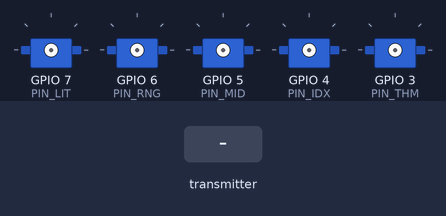
A sketch run on a simulated ESP32-S3. On the bench: 5 × servo. Inputs (shaded band) come from the test bench. Servo pulses on a pin are drawn as a servo (544–2400 µs = 0–180°); what the sketch prints to the serial monitor is not drawn.

Above: at 1.2 s.
1.3 s: the transmitter starts sending fingers.0 = 0
2.8 s: the transmitter starts sending fingers.1 = 1024
At 3.9 s:
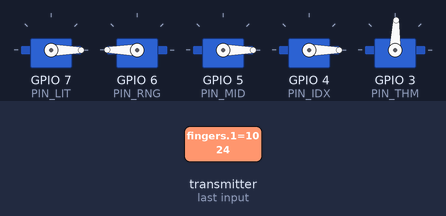
4.3 s: the transmitter starts sending fingers.2 = 1024
At 5.0 s:
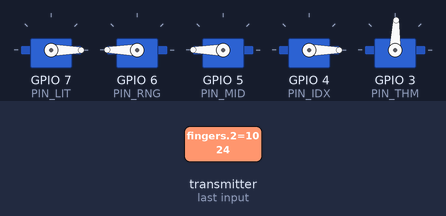
5.8 s: the transmitter starts sending fingers.3 = 1024
At 6.2 s:
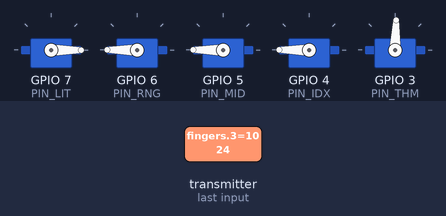
7.3 s: the transmitter starts sending fingers.4 = 1024
At 8.5 s:
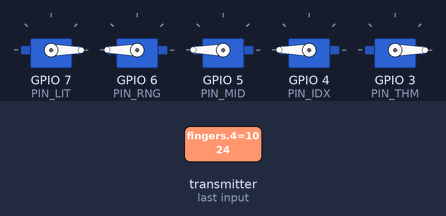
8.8 s: the transmitter starts sending fingers.0 = 1024
At 9.6 s:
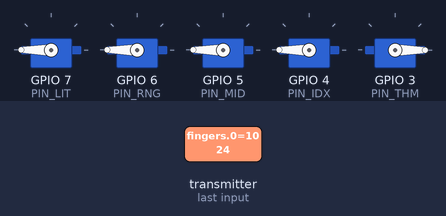
Timing chart, 0 to 11.3 s (numbered marks = the images above; inputs shaded):
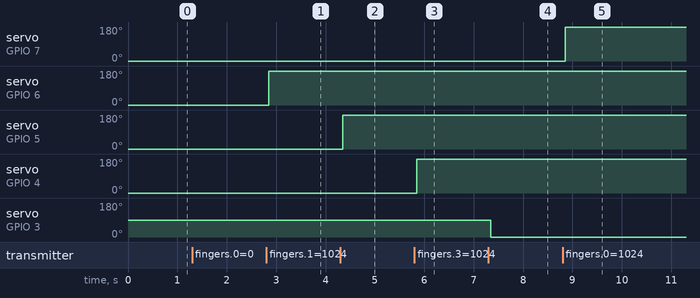

The sketch:

Hand_code_final.ino
```cpp
#include <esp_now.h>
#include "WiFi.h"

#define PIN_LIT 7
#define PIN_RNG 6
#define PIN_MID 5
#define PIN_IDX 4
#define PIN_THM 3

const int servoPins[5] = {PIN_LIT, PIN_RNG, PIN_MID, PIN_IDX, PIN_THM};

// --- PWM CONFIGURATION FOR SERVOS ---
const uint32_t PWM_FREQ = 50;       // 50Hz for our servos
const uint8_t  PWM_RES  = 12;       // 12-bit resolution (0 to 4095 steps)

// 50Hz means a 20,000 microsecond period.
// 500us min pulse / 20,000us * 4096 steps = ~102 (0 Degrees)
// 2400us max pulse / 20,000us * 4096 steps = ~492 (180 Degrees)
#define SERVO_MIN_DUTY 102  // Equal to 500 microseconds (0 Degrees)
#define SERVO_MAX_DUTY 492  // Equal to 2400 microseconds (180 Degrees)

// Pre-calculate the 90-degree duty cycle mark for the thumb halfway point
// Formula: 102 + (90 / 180.0) * (492 - 102) = 102 + 195 = 297
#define SERVO_90_DEG_DUTY 297

typedef struct struct_message {
  int fingers[5]; // [0]=Little, [1]=Ring, [2]=Middle, [3]=Index, [4]=Thumb
} struct_message;

struct_message incomingData;

// ESP-NOW Receive Callback
void OnDataRecv(const esp_now_recv_info_t * recv_info, const uint8_t *incoming, int len) {
  memcpy(&incomingData, incoming, sizeof(incomingData));

  for(int i = 0; i < 5; i++) {
    // 1. Grab the raw incoming 0-1000 value
    int rawValue = incomingData.fingers[i];

    // 2. Constrain it strictly between 200 and 800 to chop off the overshoot
    int constrainedValue = constrain(rawValue, 200, 800);

    int dutyCycle = 0;

    // 3. Apply separate mapping based on whether it is a finger or the thumb
    if (i == 4) {
      // Index 4 is the Thumb (PIN_THM) -> Map INVERTED from 90 to 0 Degrees
      // Glove 200 -> 90 Degrees (SERVO_90_DEG_DUTY)
      // Glove 800 -> 0 Degrees (SERVO_MIN_DUTY)
      dutyCycle = map(constrainedValue, 200, 800, SERVO_90_DEG_DUTY, SERVO_MIN_DUTY);
    } else {
      // Indices 0 to 3 are the Fingers -> Map to 0-180 Degrees
      // Glove 200 -> 0 Degrees (SERVO_MIN_DUTY)
      // Glove 800 -> 180 Degrees (SERVO_MAX_DUTY)
      dutyCycle = map(constrainedValue, 200, 800, SERVO_MIN_DUTY, SERVO_MAX_DUTY);
    }

    // Write directly to the pin
    ledcWrite(servoPins[i], dutyCycle);
  }
}

void setup() {
  Serial.begin(115200);
  WiFi.mode(WIFI_STA);

  // Initialize the native ESP32 LEDC PWM
  for(int i = 0; i < 5; i++) {
    ledcAttach(servoPins[i], PWM_FREQ, PWM_RES);
  }

  // Initialize ESP-NOW
  if (esp_now_init() != ESP_OK) {
    Serial.println("Error initializing ESP-NOW");
    return;
  }

  esp_now_register_recv_cb(OnDataRecv);
  Serial.println("Native ESP32-S3 Servo Receiver Ready!");
}

void loop() {
  // Driven entirely by the hardware callback
}
```

Measured:
- after the input at 2.8 s, servo on GPIO 6 (PIN_RNG): 0° → 180° after 0.05 s
- after the input at 4.3 s, servo on GPIO 5 (PIN_MID): 0° → 180° after 0.05 s
- after the input at 5.8 s, servo on GPIO 4 (PIN_IDX): 0° → 180° after 0.05 s
- after the input at 7.3 s, servo on GPIO 3 (PIN_THM): 88° → 0° after 0.05 s
- after the input at 8.8 s, servo on GPIO 7 (PIN_LIT): 0° → 180° after 0.05 s
